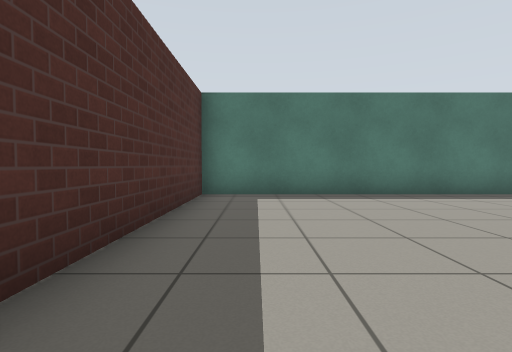
view 1 (above)

24 first-person views from a walk through a world built for the Gazebo simulator. The camera is 0.72 m above the floor, tilts 2° down and sees 80° across. The floor is counted in squares, 1 m on a side. Each view is taken from the middle of a square. On the plan, view 1 faces up. The plan holds only what a view shows up to about 10 squares ahead; the rest is blank. Gazebo's built-in surfaces are drawn with simple patterns.

view 2
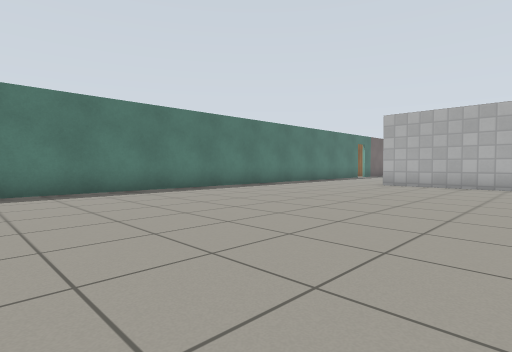

view 3
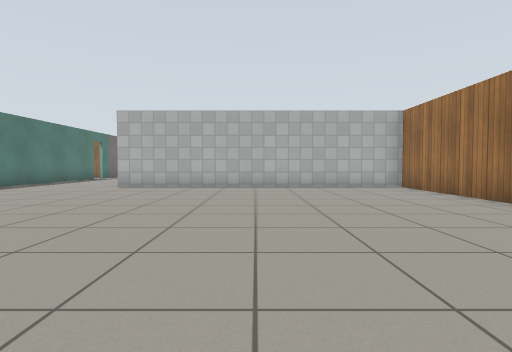

view 4
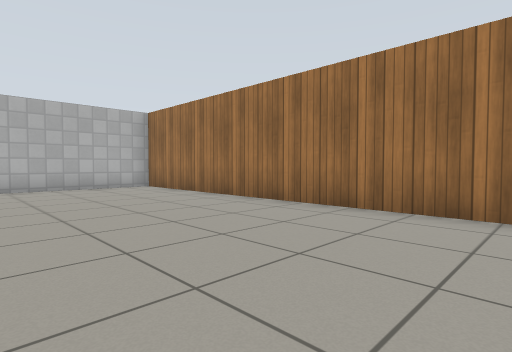

view 5
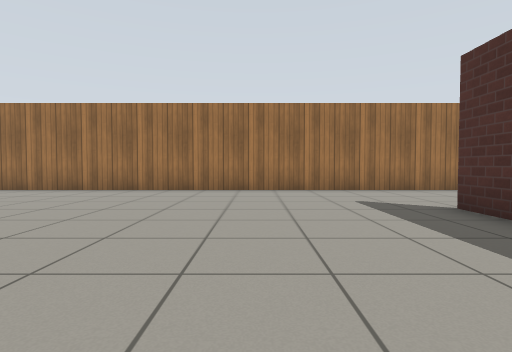

view 6
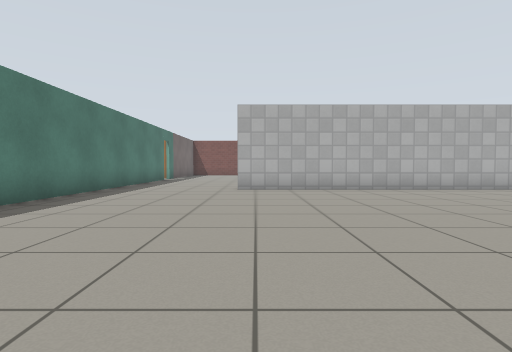

view 7
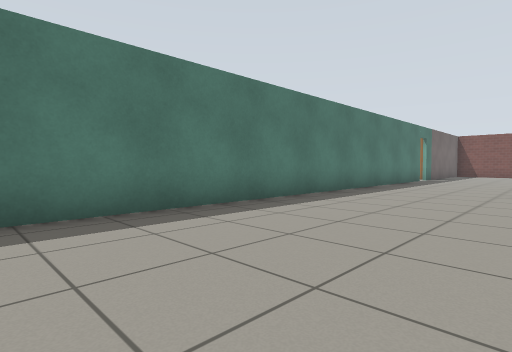

view 8
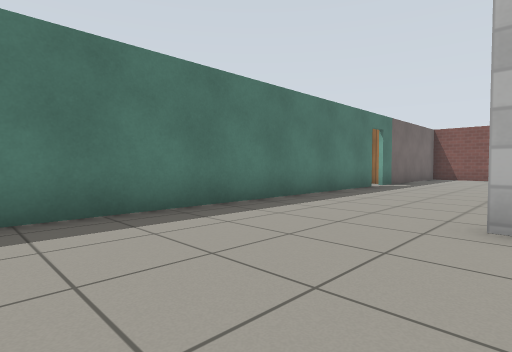

view 9
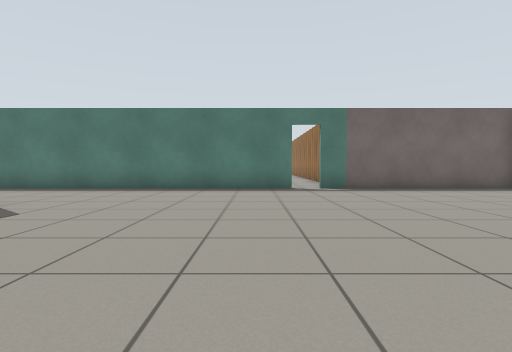

view 10
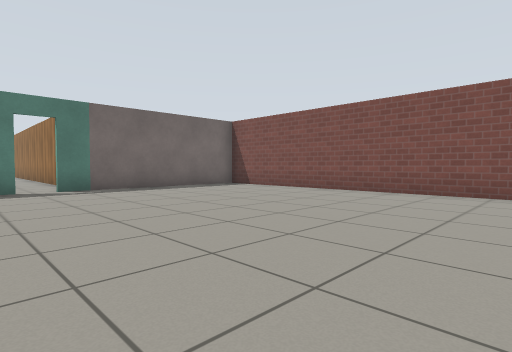

view 11
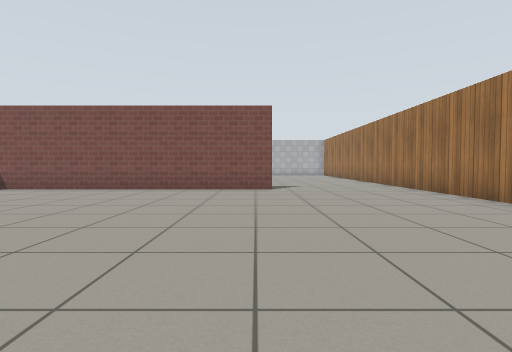

view 12
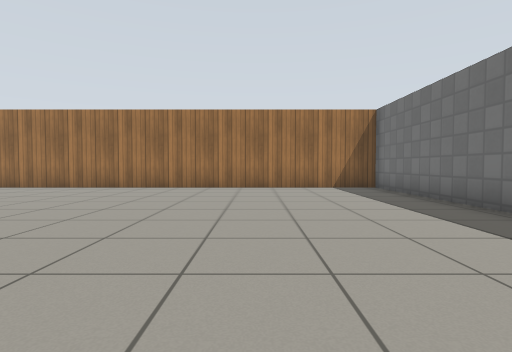

view 13
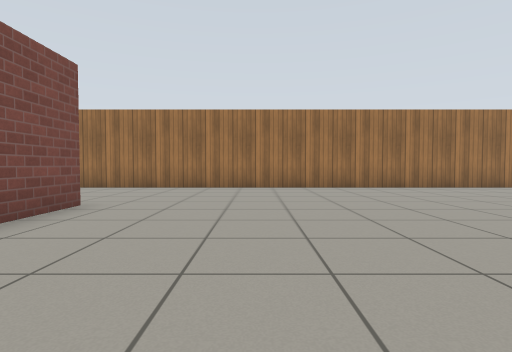

view 14
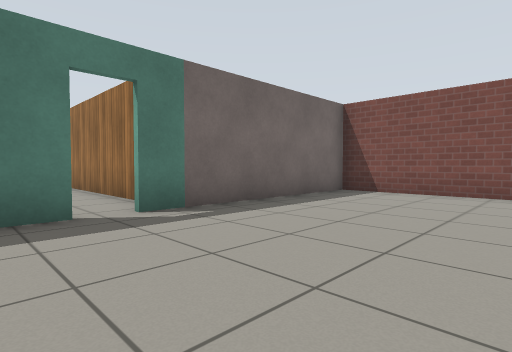

view 15
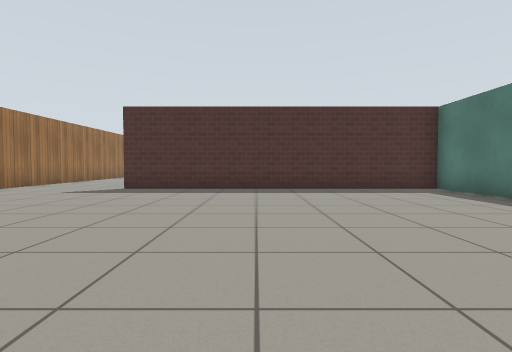

view 16
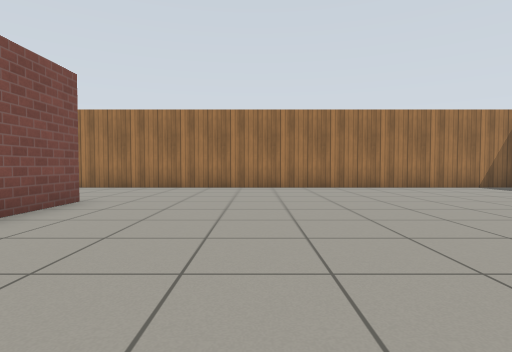

view 17
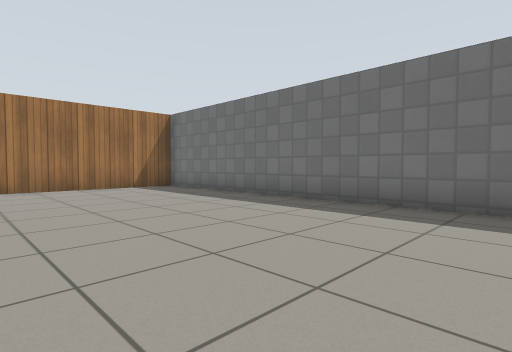

view 18
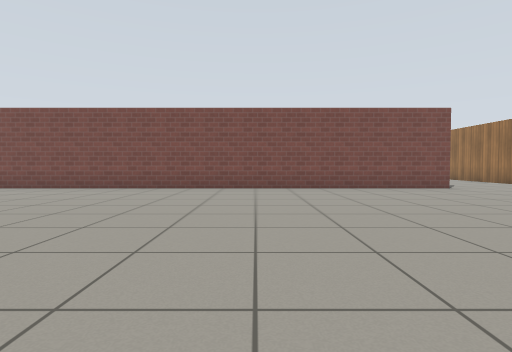

view 19
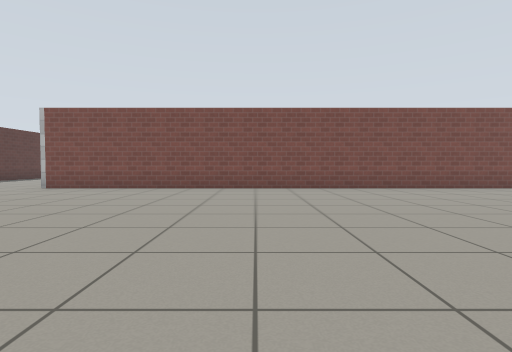

view 20
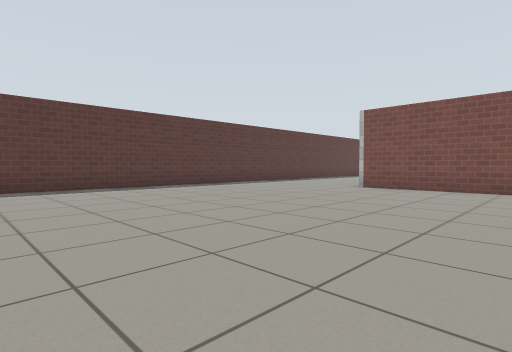

view 21
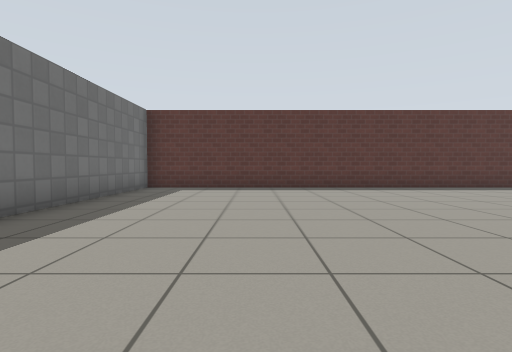

view 22
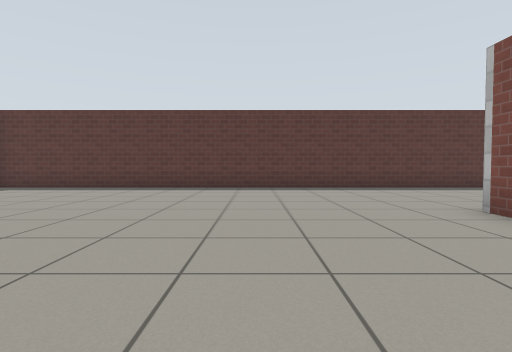

view 23
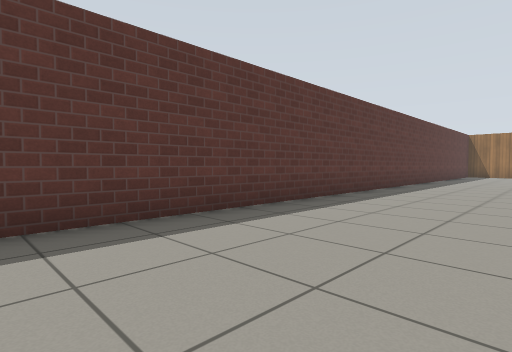

view 24
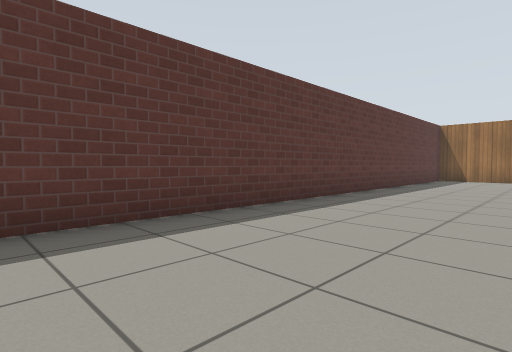

### Floor plan
Points are (right, up) in squares from view 1. A wall is a line through its corners. A room is listed if a view was taken in it or the views show most of it. See-through windows are left out.
Room 1 (views 1, 2, 3, 4, 5, 6, 7, 8, 15)
walls: (11.4, 7.5) (-1.3, 7.5) (-1.3, -2.1); (-2.5, -5.8) (13, -5.8) (13, 3.6)
ways out: opening at (12.2, 5.5) to room 2; opening at (-2.7, -4) to room 3
Room 2 (views 9, 10, 11, 12, 13, 14)
walls: (13.2, -0.5) (13.2, -5.8) (24.6, -5.8); (19.1, 7.5) (11.4, 7.5); (26.2, -0.5) (26.2, 7.5) (20, 7.5)
ways out: opening at (12.2, 5.5) to room 1; open door at (19.5, 8) to room 3; opening at (25, -3)
Room 3 (views 16, 17, 18, 19, 20, 21, 22, 23, 24)
walls: (-1.5, -2.1) (-1.5, 16.8); (-13.5, 3.6) (-13.5, -4.7); (15.4, 21.9) (-13.5, 21.9) (-13.5, 16.1); (20.7, 9.1) (20.7, 13.9); (-13.2, -5.8) (-2.5, -5.8)
ways out: opening at (-2.7, -4) to room 1; open door at (19.5, 8) to room 2

Where each view was taken, in squares from view 1:
view 1: 0 up, 0 right, facing up
view 2: 1 down, 2 right, facing up-right
view 3: 1 down, 3 right, facing right
view 4: 1 down, 3 right, facing down-right
view 5: 3 up, 2 right, facing down
view 6: 3 up, 4 right, facing right
view 7: 3 up, 4 right, facing up-right
view 8: 3 up, 9 right, facing up-right
view 9: 2 down, 18 right, facing up
view 10: 2 down, 18 right, facing up-right
view 11: 1 down, 17 right, facing right
view 12: 4 up, 17 right, facing down
view 13: 4 up, 23 right, facing down
view 14: 3 up, 18 right, facing up-right
view 15: 2 up, 8 right, facing left
view 16: 4 up, 5 left, facing down
view 17: 4 up, 8 left, facing down-left
view 18: 4 up, 11 left, facing right
view 19: 10 up, 11 left, facing right
view 20: 12 up, 11 left, facing up-right
view 21: 12 up, 10 left, facing up
view 22: 12 up, 5 left, facing up
view 23: 18 up, 1 left, facing up-right
view 24: 18 up, 5 right, facing up-right
